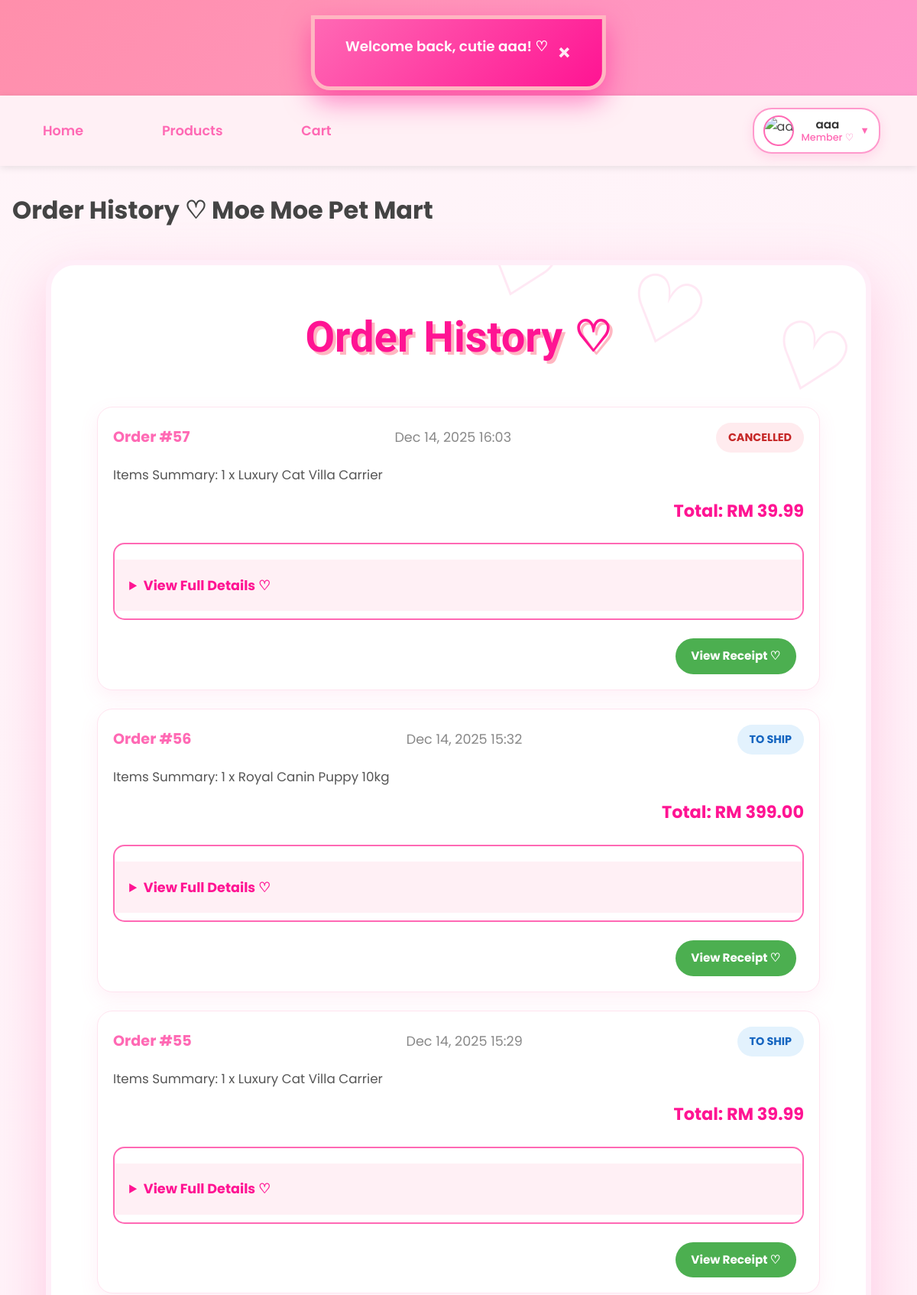
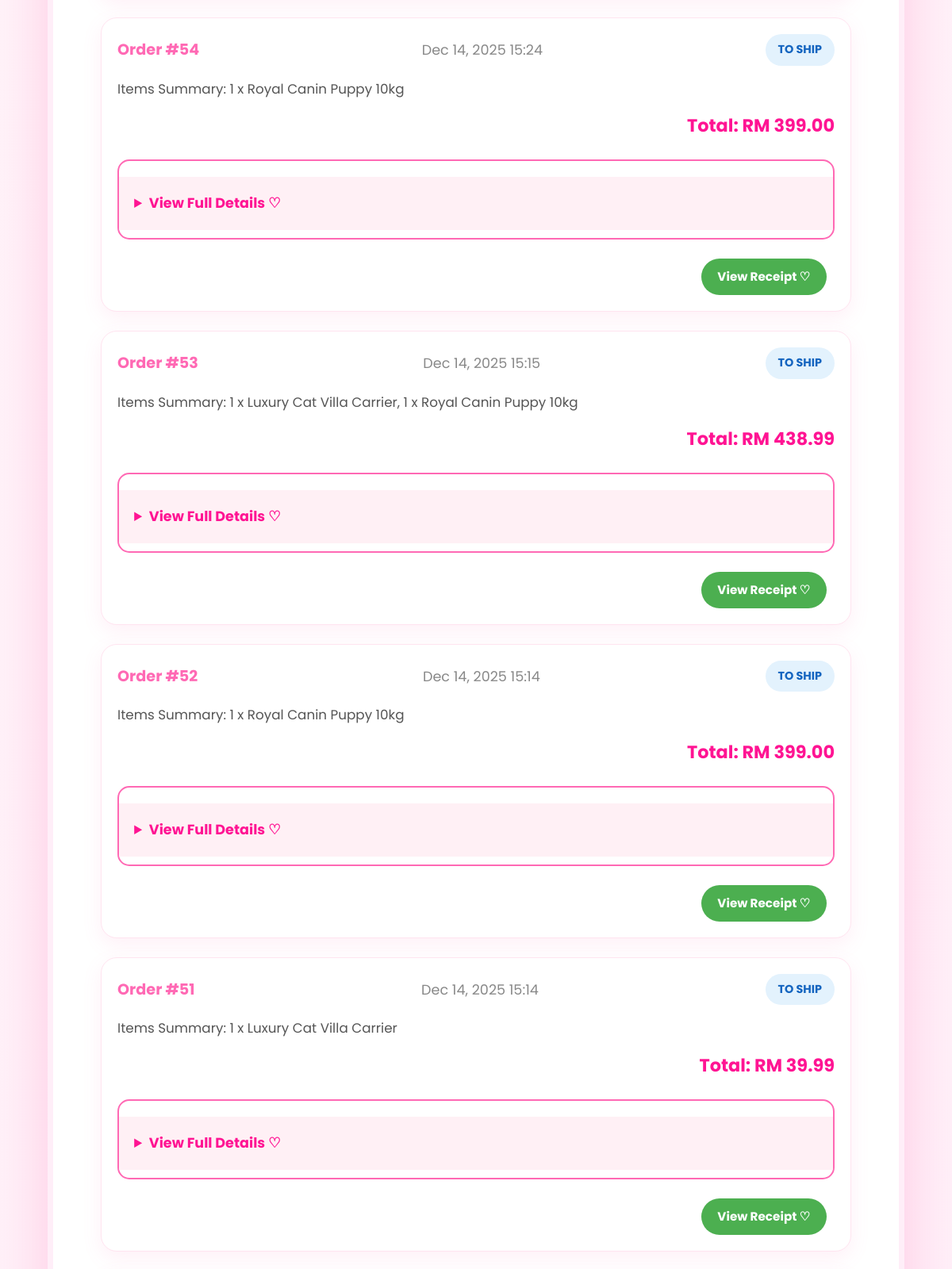
/member/order_history.php (signed in, upper part), run on the app's committed database (2 pictures, top to bottom).
### tables this page shows
CREATE TABLE `orders` (
  `order_id` int(11) NOT NULL,
  `user_id` int(11) NOT NULL,
  `total_amount` decimal(10,2) NOT NULL,
  `payment_method` varchar(50) DEFAULT NULL,
  `card_last4` varchar(4) DEFAULT NULL,
  `qr_code` text DEFAULT NULL,
  `qr_generated_at` datetime DEFAULT NULL,
  `order_date` datetime NOT NULL DEFAULT current_timestamp(),
  `order_status` varchar(50) DEFAULT 'Pending Payment',
  `status` enum('Pending Payment','To Ship','Shipped','Completed','Cancelled','Return/Refund') NOT NULL DEFAULT 'Pending Payment'
);

### _base.php (called while the page is built, shortened)
<?php
function encode($value) {
    return htmlentities($value);
}

### member/order_history.php (the view, shortened to what this page needs)
<?php
require '../_base.php';
include '../_head.php';
$user = current_user();
$sql = "SELECT o.*, GROUP_CONCAT(CONCAT(oi.quantity, ' x ', p.product_name) SEPARATOR ', ') AS items_summary
        FROM orders o
        LEFT JOIN order_items oi ON o.order_id = oi.order_id
        LEFT JOIN product p ON oi.product_id = p.product_id
        WHERE o.user_id = ?
        GROUP BY o.order_id
        ORDER BY o.order_date DESC";
$stm = $_db->prepare($sql);
$stm->execute([$user->id]);
$orders = $stm->fetchAll();
?>
<div class="container">
    <h2>Order History ♡</h2>
    <?php if (empty($orders)): ?>
        <div class="empty-purchases">
            <img src="/images/empty-cart.png" alt="No history" style="width: 200px; opacity: 0.8;">
            <p>No order history yet~ Start shopping! ♡</p>
            <a href="products.php" class="btn btn-primary">Shop Now ♡</a>
        </div>
    <?php else: ?>
        <div class="purchase-list">
            <?php foreach ($orders as $order): ?>
                <div class="purchase-card">
                    <div class="order-header">
                        <span class="order-id">Order #<?= $order->order_id ?></span>
                        <span class="order-date"><?= date('M d, Y H:i', strtotime($order->order_date)) ?></span>
                        <span class="order-status <?= strtolower(str_replace(' ', '-', $order->order_status)) ?>">
                            <?= $order->order_status ?>
                        </span>
                    </div>
                    <div class="order-items">
                        <p>Items Summary: <?= encode($order->items_summary ?? 'No items') ?></p>
                    </div>
                    <div class="order-total">
                        Total: RM <?= number_format($order->total_amount, 2) ?>
                    </div>
                    <details class="order-details">
                        <summary>View Full Details ♡</summary>
                    </details>
                    <div class="order-actions">
                        <?php if ($order->order_status !== 'Pending Payment'): ?>
                            <a href="receipt.php?id=<?= $order->order_id ?>" class="btn btn-receipt">View Receipt ♡</a>
                        <?php endif; ?>
                    </div>
                </div>
            <?php endforeach; ?>
        </div>
    <?php endif; ?>
</div>
<?php include '../_foot.php'; ?>

### data on the page
orders: order_id "57", order_date "Dec 14, 2025 16:03", order_status "CANCELLED", items_summary "1 x Luxury Cat Villa Carrier", total_amount "39.99"
orders: order_id "56", order_date "Dec 14, 2025 15:32", order_status "TO SHIP", items_summary "1 x Royal Canin Puppy 10kg", total_amount "399.00"
orders: order_id "55", order_date "Dec 14, 2025 15:29", order_status "TO SHIP", items_summary "1 x Luxury Cat Villa Carrier", total_amount "39.99"
orders: order_id "54", order_date "Dec 14, 2025 15:24", order_status "TO SHIP", items_summary "1 x Royal Canin Puppy 10kg", total_amount "399.00"
orders: order_id "53", order_date "Dec 14, 2025 15:15", order_status "TO SHIP", items_summary "1 x Luxury Cat Villa Carrier, 1 x Royal Canin Puppy 10kg", total_amount "438.99"
orders: order_id "52", order_date "Dec 14, 2025 15:14", order_status "TO SHIP", items_summary "1 x Royal Canin Puppy 10kg", total_amount "399.00"
orders: order_id "51", order_date "Dec 14, 2025 15:14", order_status "TO SHIP", items_summary "1 x Luxury Cat Villa Carrier", total_amount "39.99"

### other printed values
$displayName "aaa"
$roleText "Member ♡"
$_title "Order History ♡ Moe Moe Pet Mart"
